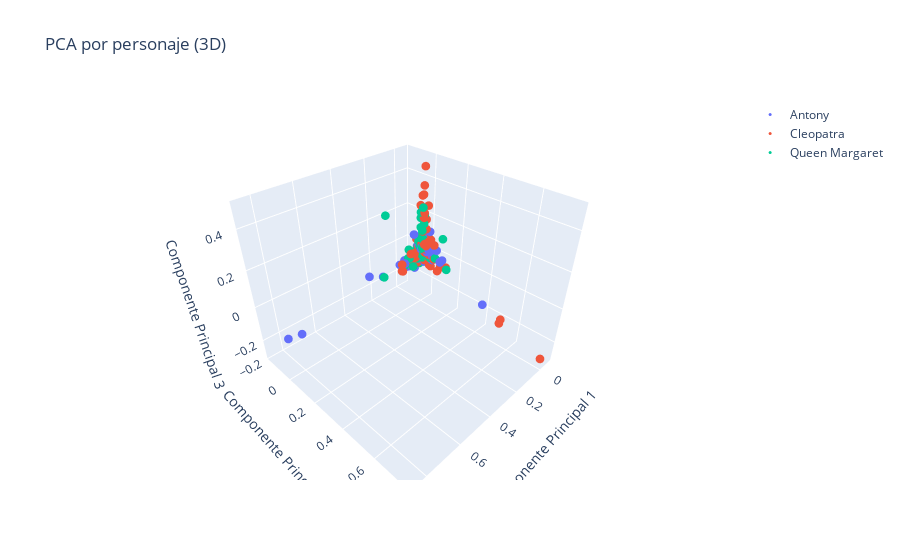

The notebook cell saved with this chart:
### Markdown cell above
### Revisamos si en tres dimensiones se distingue algo mejor

### Code cell
from sklearn.decomposition import PCA

pca_3 = PCA(n_components=3, svd_solver="arpack")
X_train_red_3 = pca_3.fit_transform(X_train_tf)

import plotly.graph_objs as go
import numpy as np

fig = go.Figure()

for character in np.unique(y_train):
    mask_train = y_train == character
    fig.add_trace(go.Scatter3d(
        x=X_train_red_3[mask_train, 0],
        y=X_train_red_3[mask_train, 1],
        z=X_train_red_3[mask_train, 2],
        mode='markers',
        marker=dict(size=3),
        name=f'{character}'
    ))

fig.update_layout(
    title='PCA por personaje (3D)',
    scene=dict(
        xaxis_title='Componente Principal 1',
        yaxis_title='Componente Principal 2',
        zaxis_title='Componente Principal 3'
    )
)

fig.show()
